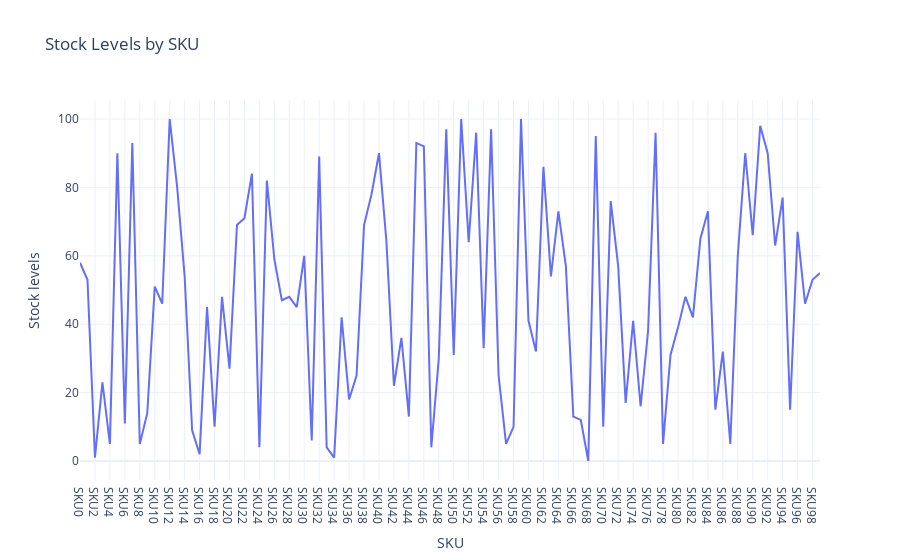

Notebook code cell kept with this figure:
### Code cell
stock_chart = px.line(df, x='SKU',
                      y='Stock levels',
                      title='Stock Levels by SKU')
stock_chart.show()

### Figure 1 — Plotly figure (JSON) as saved in the notebook; plotly's stock layout.template omitted (floating-point values rounded to 4 significant figures)
{"data": [{"hovertemplate": "SKU=%{x}<br>Stock levels=%{y}<extra></extra>", "legendgroup": "", "line": {"color": "#636efa", "dash": "solid"}, "marker": {"symbol": "circle"}, "mode": "lines", "name": "", "orientation": "v", "showlegend": false, "type": "scatter", "x": ["SKU0", "SKU1", "SKU2", "SKU3", "SKU4", "SKU5", "SKU6", "SKU7", "SKU8", "SKU9", "SKU10", "SKU11", "SKU12", "SKU13", "SKU14", "SKU15", "SKU16", "SKU17", "SKU18", "SKU19", "SKU20", "SKU21", "SKU22", "SKU23", "SKU24", "SKU25", "SKU26", "SKU27", "SKU28", "SKU29", "SKU30", "SKU31", "SKU32", "SKU33", "SKU34", "SKU35", "SKU36", "SKU37", "SKU38", "SKU39", "SKU40", "SKU41", "SKU42", "SKU43", "SKU44", "SKU45", "SKU46", "SKU47", "SKU48", "SKU49", "SKU50", "SKU51", "SKU52", "SKU53", "SKU54", "SKU55", "SKU56", "SKU57", "SKU58", "SKU59", "SKU60", "SKU61", "SKU62", "SKU63", "SKU64", "SKU65", "SKU66", "SKU67", "SKU68", "SKU69", "SKU70", "SKU71", "SKU72", "SKU73", "SKU74", "SKU75", "SKU76", "SKU77", "SKU78", "SKU79", "SKU80", "SKU81", "SKU82", "SKU83", "SKU84", "SKU85", "SKU86", "SKU87", "SKU88", "SKU89", "SKU90", "SKU91", "SKU92", "SKU93", "SKU94", "SKU95", "SKU96", "SKU97", "SKU98", "SKU99"], "xaxis": "x", "y": [58, 53, 1, 23, 5, 90, 11, 93, 5, 14, 51, 46, 100, 80, 54, 9, 2, 45, 10, 48, 27, 69, 71, 84, 4, 82, 59, 47, 48, 45, 60, 6, 89, 4, 1, 42, 18, 25, 69, 78, 90, 64, 22, 36, 13, 93, 92, 4, 30, 97, 31, 100, 64, 96, 33, 97, 25, 5, 10, 100, 41, 32, 86, 54, 73, 57, 13, 12, 0, 95, 10, 76, 57, 17, 41, 16, 38, 96, 5, 31, 39, 48, 42, 65, 73, 15, 32, 5, 60, 90, 66, 98, 90, 63, 77, 15, 67, 46, 53, 55], "yaxis": "y"}], "layout": {"legend": {"tracegroupgap": 0}, "title": {"text": "Stock Levels by SKU"}, "xaxis": {"anchor": "y", "domain": [0, 1], "title": {"text": "SKU"}}, "yaxis": {"anchor": "x", "domain": [0, 1], "title": {"text": "Stock levels"}}}}
